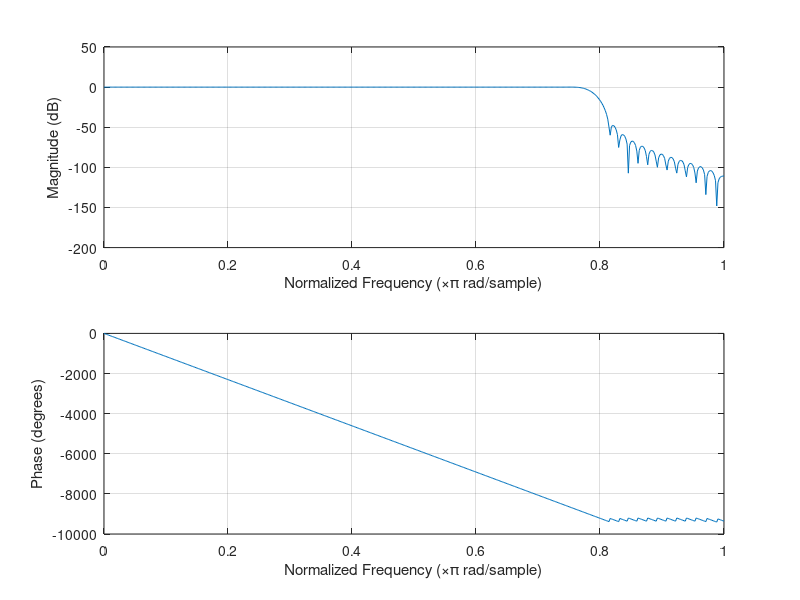

Source code (MATLAB): (Note: this script raises an error after producing the figure.)
clear all;close all;clc

% Set RNG state for repeatability
s = rng(211);

%% System Parameters
%
% Define system parameters for the example. These parameters can be
% modified to explore their impact on the system.

phy_bw_to_be_used = 3;

filterOrder = 128;

numFFT = [128 256 384 768 1536];            % Number of FFT points
deltaF = 15000;          % Subcarrier spacing
numRBs = [6 15 25 50 100];             % Number of resource blocks
rbSize = 12;             % Number of subcarriers per resource block
cpLen  = [9 18 27 32 64];             % Cyclic prefix length in samples

bitsPerSubCarrier = 6;   % 2: QPSK, 4: 16QAM, 6: 64QAM, 8: 256QAM

toneOffset = 1;          % Tone offset or excess bandwidth (in subcarriers)
L = filterOrder+1;                 % Filter length (=filterOrder+1), odd

%% Filtered-OFDM Filter Design
%
% Appropriate filtering for F-OFDM satisfies the following criteria:
%
% * Should have a flat passband over the subcarriers in the subband
% * Should have a sharp transition band to minimize guard-bands
% * Should have sufficient stop-band attenuation
%
% A filter with a rectangular frequency response, i.e. a sinc impulse
% response, meets these criteria. To make this causal, the low-pass filter
% is realized using a window, which, effectively truncates the impulse
% response and offers smooth transitions to zero on both ends [ <#11 3> ].

numDataCarriers = numRBs(phy_bw_to_be_used)*rbSize;    % number of data subcarriers in subband
halfFilt = floor(L/2);
n = -halfFilt:halfFilt;

% Sinc function prototype filter
pb = sinc((numDataCarriers+2*toneOffset).*n./numFFT(phy_bw_to_be_used));

% Sinc truncation window
w = (0.5*(1+cos(2*pi.*n/(L-1)))).^1.2;

if(0)
    w1 = (0.5*(1+cos(2*pi.*n/(L-1)))).^0.6;
    plot(n,w,'b')
    hold on
    plot(n,w1,'r')
    hold off
    legend('1.2','0.6')
end

% Normalized lowpass filter coefficients
fnum = (pb.*w)/sum(pb.*w);

% Filter impulse response
freqz(fnum)
if(0)
    h = fvtool(fnum, 'Analysis', 'impulse', 'NormalizedFrequency', 'off', 'Fs', numFFT(phy_bw_to_be_used)*deltaF);
    h.CurrentAxes.XLabel.String = 'Time (\mus)';
    h.FigureToolbar = 'off';
end

% Use dsp filter objects for filtering
filtTx = dsp.FIRFilter('Structure', 'Direct form', 'Numerator', fnum);
filtRx = clone(filtTx); % Matched filter for the Rx

FirTxFilter = filtTx.Numerator;

FirRxFilter = filtRx.Numerator;

%error_tx_rx_filter = calculateError(FirTxFilter,FirRxFilter);

% QAM Symbol mapper.
qamMapper = comm.RectangularQAMModulator('ModulationOrder', 2^bitsPerSubCarrier, 'BitInput', true, 'NormalizationMethod', 'Average power');

%% F-OFDM Transmit Processing
%
% In F-OFDM, the subband CP-OFDM signal is passed through the designed
% filter. As the filter's passband corresponds to the signal's bandwidth,
% only the few subcarriers close to the edge are affected. A key
% consideration is that the filter length can be allowed to exceed the
% cyclic prefix length for F-OFDM [ <#11 1> ]. The inter-symbol
% interference incurred is minimized due to the filter design using
% windowing (with soft truncation).
%
% Transmit-end processing operations are shown in the following F-OFDM
% transmitter diagram.

% Generate data symbols
bitsIn = randi([0 1], bitsPerSubCarrier*numDataCarriers, 1);
symbolsIn = qamMapper(bitsIn);

% Pack data into an OFDM symbol 
offset = (numFFT(phy_bw_to_be_used)-numDataCarriers)/2; % for band center
symbolsInOFDM = [zeros(offset,1); symbolsIn; zeros(numFFT(phy_bw_to_be_used)-offset-numDataCarriers,1)];
ifftOut = ifft(ifftshift(symbolsInOFDM));

% Prepend cyclic prefix
txSigOFDM = [ifftOut(end-cpLen(phy_bw_to_be_used)+1:end); ifftOut];

% Zero-padding to flush tail.
%txSigOFDMPadded = [txSigOFDM; txSigOFDM; zeros(L-1,1)];
packet1 = [txSigOFDM];
packet2 = [txSigOFDM; zeros(L-1,1);];
txSigOFDMPadded = [packet1; packet2];

% Filter signal. Get the transmit signal
txSigFOFDM = filtTx(txSigOFDMPadded);

% Apply implemented filter.
txSigFOFDM2 = myFilterv2(FirTxFilter, txSigOFDMPadded);

error_filters = calculateError(txSigFOFDM,txSigFOFDM2);
if(error_filters > 1e-14)
   fprintf(1,'Average error too big!\n'); 
end

% Plot power spectral density (PSD)
signal2plot = txSigFOFDM2;
%hFig = figure('Position', figposition([1.5*46 1.5*50 1.5*30 1.5*30]), 'MenuBar', 'none');
figure;
axis([-0.5 0.5 -230 10]);
hold on; 
grid on
xlabel('Normalized frequency');
ylabel('PSD (dBW/Hz)')
title(['F-OFDM, ' num2str(numRBs(phy_bw_to_be_used)) ' Resource blocks, ' num2str(rbSize) ' Subcarriers each, ', 'Excess bandwidth: ', num2str(toneOffset)])
[psd,f] = periodogram(signal2plot, rectwin(length(signal2plot)), numFFT(phy_bw_to_be_used)*2, 1, 'centered'); 
plot(f,10*log10(psd)); 

%% ------------------------------------------------------
% N = 1000;
% input_signal = randn(1,N);
% %input_signal(1) = 1;
% 
% fir1 = filter(FirTxFilter,1,[input_signal zeros(1,L-1)]);
% 
% fir2 = filter(FirTxFilter,1,fir1);
% 
% 
% a=1;

%% ------------------------------------------------------
if(1)
signalToPrint = FirTxFilter; %txSigFOFDM2;
is_complex = 0;
if(is_complex==1)
    for i=1:1:length(signalToPrint)
        if(i < length(signalToPrint))
            if(imag(signalToPrint(i)) < 0)
                fprintf(1,'%1.20e %1.20ei,\t',real(signalToPrint(i)),imag(signalToPrint(i)));
            else
                fprintf(1,'%1.20e +%1.20ei,\t',real(signalToPrint(i)),imag(signalToPrint(i)));
            end
        else
            if(imag(signalToPrint(i)) < 0)
                fprintf(1,'%1.20e %1.20ei\n',real(signalToPrint(i)),imag(signalToPrint(i)));
            else
               fprintf(1,'%1.20e +%1.20ei\n',real(signalToPrint(i)),imag(signalToPrint(i))); 
            end
        end
        if(mod(i,5)==0)
            fprintf(1,'\n');
        end
    end
else
    for i=1:1:length(signalToPrint)
        if(i < length(signalToPrint))
            fprintf(1,'%1.20e,\t',signalToPrint(i));
        else
            fprintf(1,'%1.20e\n',signalToPrint(i));
        end
        if(mod(i,5)==0)
            fprintf(1,'\n');
        end
    end
end
end
